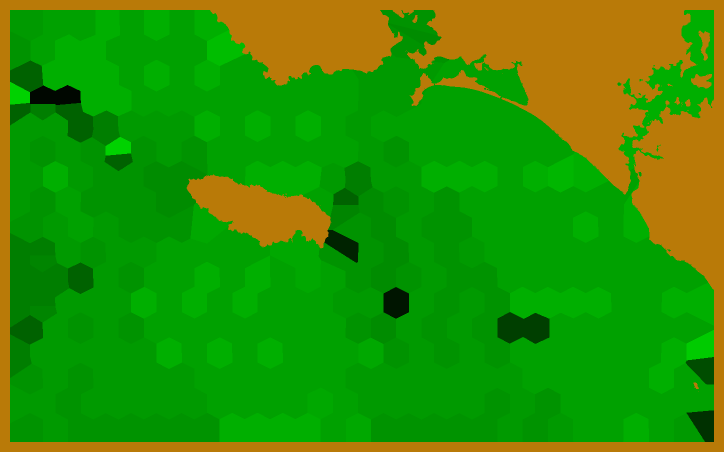
#> input picture 3rdProgram Groix_Island/8_groix_thirdArrowProcessing.bmp, 1448 x 904 px (shown at 1/2 size)
$ python C_thirdStep_ParticleProcessing.py
#> lines starting #> are read from the running program, lines starting #| are printed output that depends on the picture; after the words box and inside, x2 and y2 are one past the last pixel; in counts of white or black regions, pixels touching at a corner belong together
import numpy as np
import matplotlib.pyplot as plt
import random as rd
im1=plt.imread('8_groix_thirdArrowProcessing.bmp')
#> im1 is the input picture: shape (904, 1448, 3); mean R, G, B 42.4, 147.8, 1.8
im2=np.copy(im1)
im3=plt.imread('3_groix_thirdProcessing.bmp')
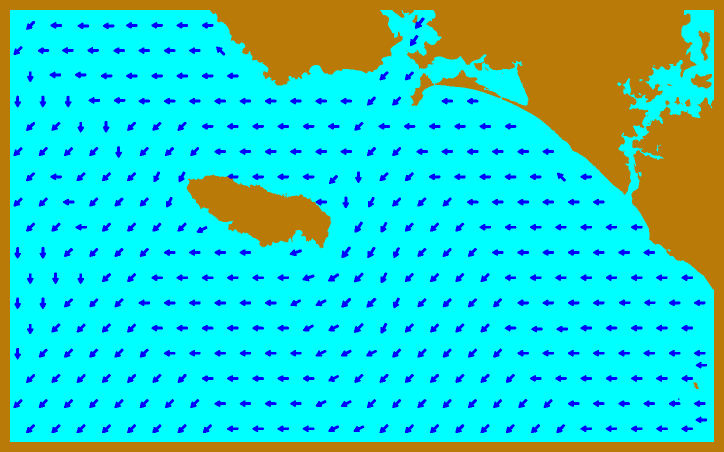
#> input picture 3rdProgram Groix_Island/3_groix_thirdProcessing.bmp, 1448 x 904 px (shown at 1/2 size)
#> im3 is the input picture: shape (904, 1448, 3); mean R, G, B 42.4, 212.6, 198.3
im4=np.copy(im3)

deplacement=[(0,0),(-4,1),(-4,2),(-4,3),(-4,4),(-3,4),(-2,4),(-1,4),(0,4),(1,4),(2,4),(3,4),(4,4),(4,3),(4,2),(4,1),(4,0),(4,-1),(4,-2),(4,-3),(4,-4),(3,-4),(2,-4),(1,-4),(0,-4),(-1,-4),(-2,-4),(-3,-4),(-4,-4),(-4,-3),(-4,-2),(-4,-1)]

tableau=np.zeros((im2.shape[0],im2.shape[1]),dtype=int)

for k in range(im2.shape[0]):
    for l in range(im2.shape[1]):
        if list(im2[k,l,:])!=[185,122,8]:
            tableau[k][l]=int(im2[k,l,1]/7)
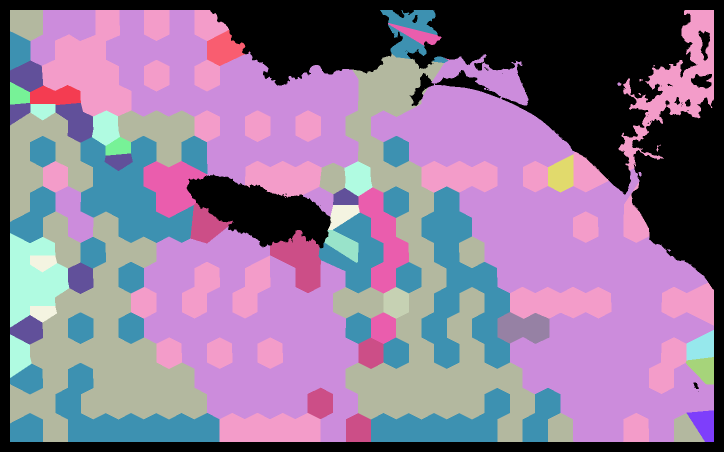
#> tableau: shape (904, 1448) int64 (shown at 1/2 size); 20 distinct labels, from 0 to 30; one colour per label, 0 black

for k in range(im4.shape[0]):
    for l in range(im4.shape[1]):
        if list(im4[k,l,:])==[0,0,255]:
            im4[k,l,1]=255
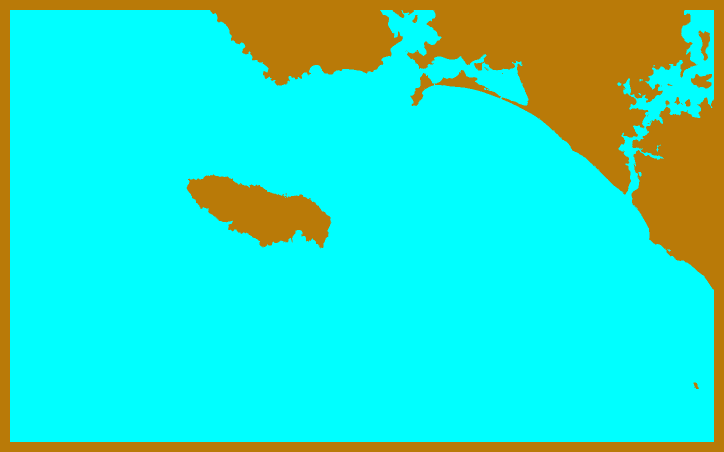
#> im4: shape (904, 1448, 3) (shown at 1/2 size); 4.68% of pixels changed, all inside (x1, y1, x2, y2) = (27, 35, 1414, 866)

for k in range(20):
    nb_repet=5000
    compteur=0
    print(20-k)
    if k<0:
        print("At which coordinates do you want to place your first particle?")
        print("(x in [0,",im4.shape[0],"] and y in [0,",im4.shape[1],'])')
        x=int(input("Coordinates in x: "))
        y=int(input("Coordinates in y: "))
    if k==0:
        y=798
        x=130
    elif k==1:
        y=1247
        x=400
    else:
        x=rd.randrange(0,im4.shape[0]-1)
        y=rd.randrange(0,im4.shape[1]-1)
    while compteur < nb_repet:
        if tableau[x][y]==0:
            im4[x,y,0]=0
            im4[x,y,0]=0
            im4[x,y,0]=0
            compteur=nb_repet
        else:
            x,y=x+deplacement[tableau[x][y]][0],y+deplacement[tableau[x][y]][1]
            im4[x,y,0]=255
            im4[x,y,1]=0
            im4[x,y,2]=0
            compteur=compteur+1
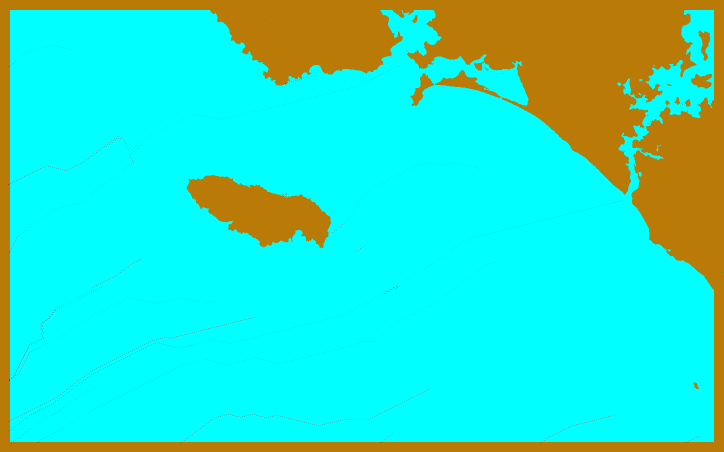
#> im4: shape (904, 1448, 3) (shown at 1/2 size); 0.12% of pixels changed, all inside (x1, y1, x2, y2) = (16, 41, 1445, 887)

plt.imsave('Result.bmp',im4)
